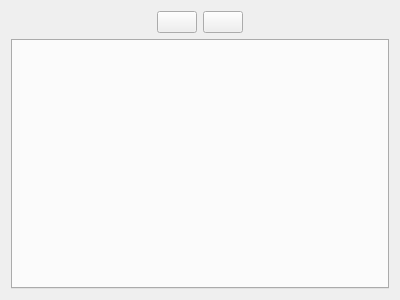
<?xml version="1.0" encoding="UTF-8"?>
<ui version="4.0">
 <class>vsrtl::Netlist</class>
 <widget class="QWidget" name="vsrtl::Netlist">
  <property name="geometry">
   <rect>
    <x>0</x>
    <y>0</y>
    <width>400</width>
    <height>300</height>
   </rect>
  </property>
  <property name="windowTitle">
   <string>Form</string>
  </property>
  <layout class="QGridLayout" name="gridLayout">
   <item row="0" column="0">
    <layout class="QVBoxLayout" name="verticalLayout">
     <item>
      <layout class="QHBoxLayout" name="horizontalLayout">
       <item>
        <spacer name="horizontalSpacer">
         <property name="orientation">
          <enum>Qt::Horizontal</enum>
         </property>
         <property name="sizeHint" stdset="0">
          <size>
           <width>40</width>
           <height>20</height>
          </size>
         </property>
        </spacer>
       </item>
       <item>
        <widget class="QPushButton" name="expand">
         <property name="text">
          <string/>
         </property>
        </widget>
       </item>
       <item>
        <widget class="QPushButton" name="collapse">
         <property name="text">
          <string/>
         </property>
        </widget>
       </item>
       <item>
        <spacer name="horizontalSpacer_2">
         <property name="orientation">
          <enum>Qt::Horizontal</enum>
         </property>
         <property name="sizeHint" stdset="0">
          <size>
           <width>40</width>
           <height>20</height>
          </size>
         </property>
        </spacer>
       </item>
      </layout>
     </item>
     <item>
      <widget class="QTabWidget" name="netlistViews">
      </widget>
     </item>
    </layout>
   </item>
  </layout>
 </widget>
 <resources/>
 <connections/>
</ui>
